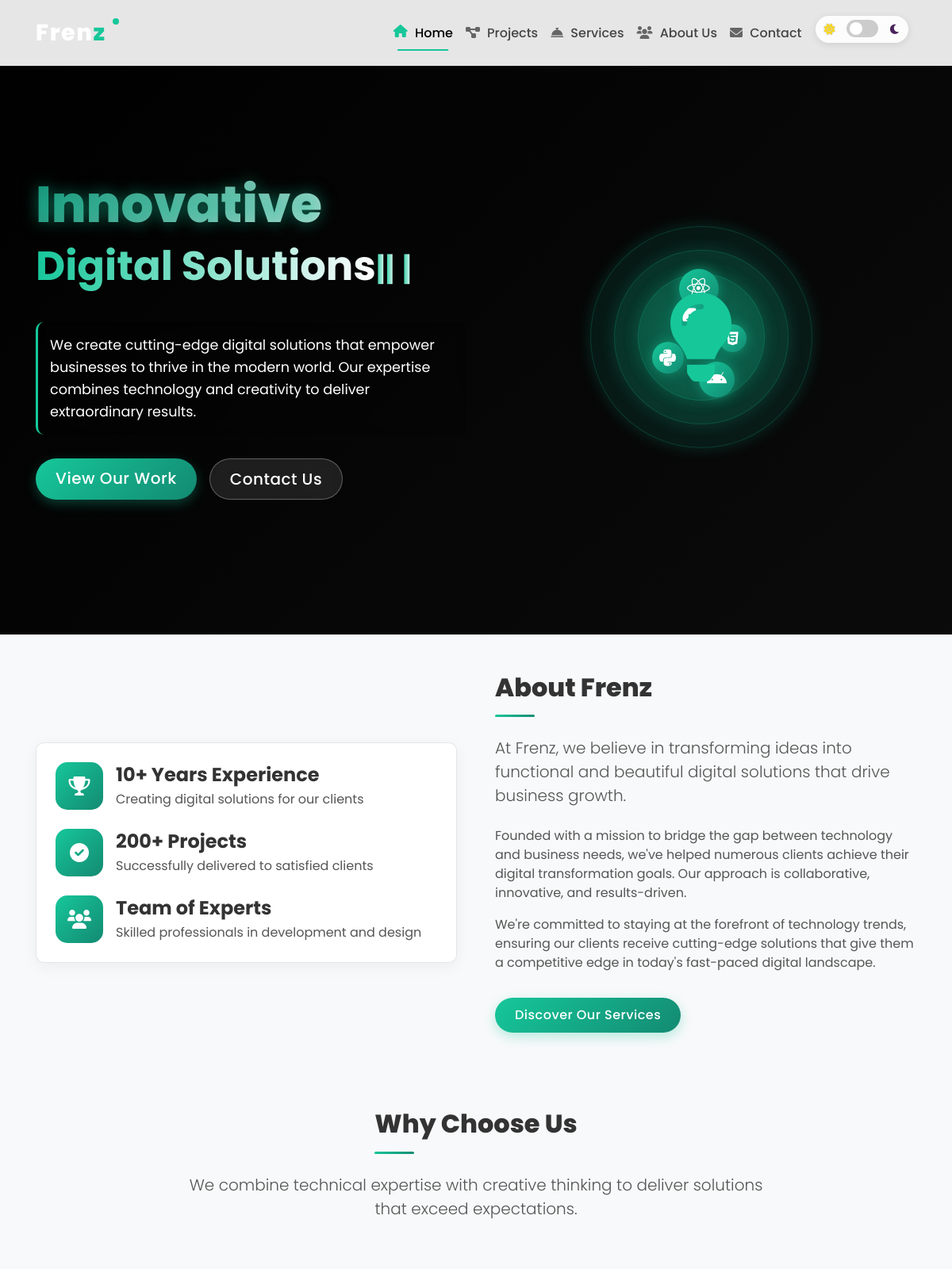
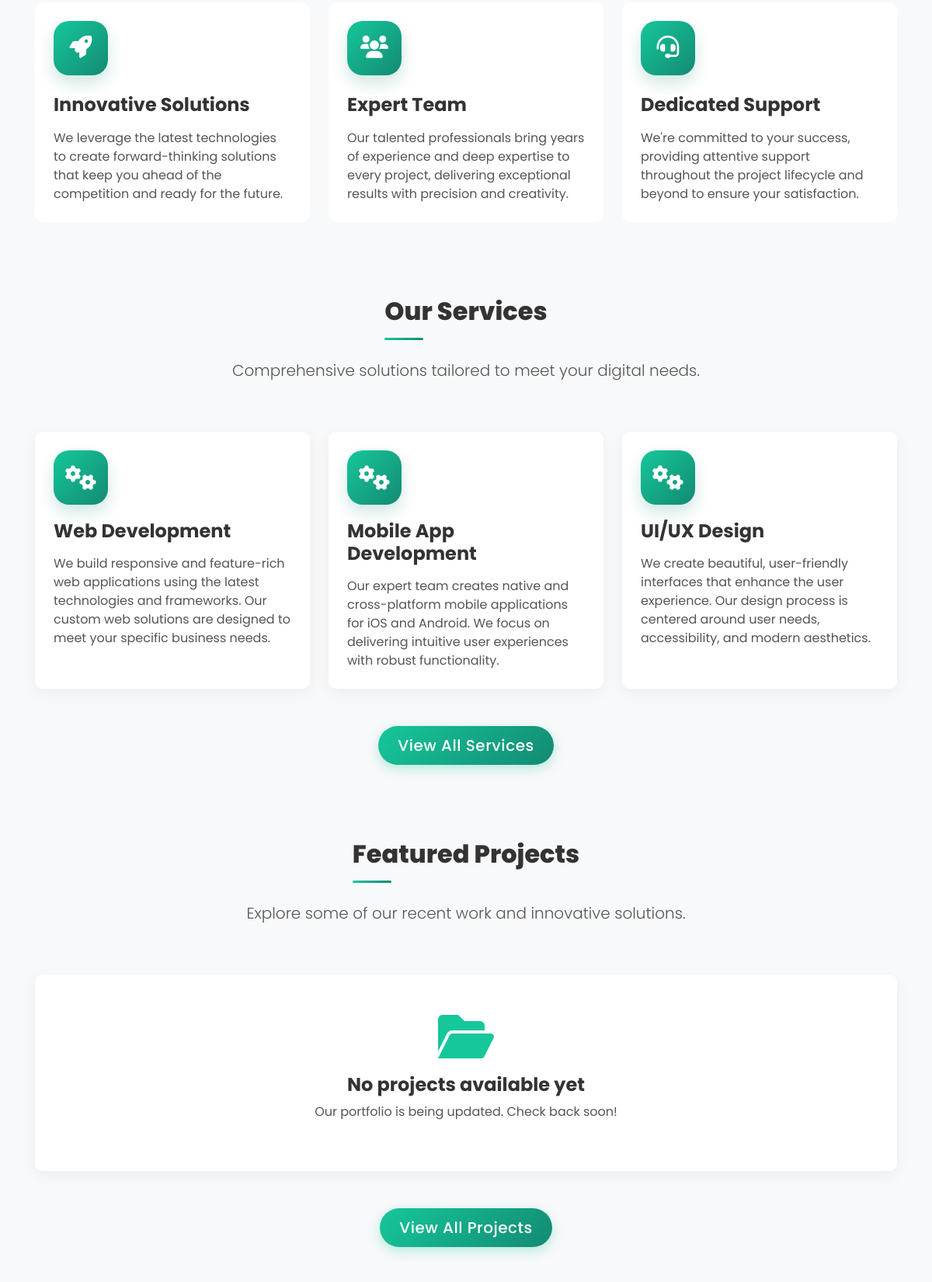
The page / (upper part) on the database its author committed (2 pictures, top to bottom).
### main_app/models.py (models this page shows, shortened)
class Service(models.Model):
    title = models.CharField(max_length=200)
    description = models.TextField()
    icon_class = models.CharField(max_length=50, help_text="Font Awesome icon class", default="fas fa-cogs")
    class Meta:
        ordering = ['id']

### main_app/views.py (the view)
# urls.py: path('', views.home, name='home'),
def home(request):
    services = Service.objects.all()[:3]  # Get first 3 services for homepage
    projects = Project.objects.all()[:3]  # Get latest 3 projects for homepage
    context = {
        'services': services,
        'projects': projects,
        'title': 'Frenz - Tech Solutions Company',
        'meta_description': 'Frenz provides web development, app development, web design, UI/UX design, and product design services.',
    }
    return render(request, 'home.html', context)

### templates/home.html (shortened to what this page needs)
{% extends 'base.html' %}
{% block content %}
<section class="hero animated-gradient">
    <div class="container">
        <div class="row align-items-center">
            <div class="col-lg-6 hero-content">
                <h1 class="hero-title display-3 mb-4" data-aos="fade-up">
                    <span class="animated-heading">Innovative</span>
                    <div class="sliding-text-container">
                        <span class="typed-text"></span>
                        <span class="typed-cursor">|</span>
                    </div>
                </h1>
                <p class="hero-subtitle" data-aos="fade-up" data-aos-delay="200">We create cutting-edge digital solutions that empower businesses to thrive in the modern world. Our expertise combines technology and creativity to deliver extraordinary results.</p>
                <div class="d-flex flex-wrap gap-3 hero-btn" data-aos="fade-up" data-aos-delay="400">
                    <a href="{% url 'projects' %}" class="btn btn-primary btn-lg">View Our Work</a>
                    <a href="{% url 'contact' %}" class="btn btn-outline-light btn-lg">Contact Us</a>
                </div>
            </div>
            <div class="col-lg-6 text-center" data-aos="fade-left" data-aos-delay="300">
                <div class="hero-image-container">
                    <div class="tech-circle tech-circle-1"></div>
                    <div class="tech-circle tech-circle-2"></div>
                    <div class="tech-circle tech-circle-3"></div>
                    <div class="innovation-graphic">
                        <div class="innovation-icon-container">
                            <i class="fas fa-lightbulb main-icon"></i>
                            <i class="fab fa-react floating-icon floating-icon-1"></i>
                            <i class="fab fa-python floating-icon floating-icon-2"></i>
                            <i class="fab fa-js-square floating-icon floating-icon-3"></i>
                            <i class="fab fa-android floating-icon floating-icon-4"></i>
                            <i class="fab fa-html5 floating-icon floating-icon-5"></i>
                        </div>
                        <div class="innovation-glow"></div>
                    </div>
                </div>
            </div>
        </div>
    </div>
</section>
<section class="py-5">
    <div class="container">
        <div class="row g-5 align-items-center">
            <div class="col-lg-6" data-aos="fade-right">
                <div class="glass-card p-4 position-relative">
                    <div class="d-flex flex-column gap-4">
                        <div class="d-flex align-items-center gap-3">
                            <div class="about-icon-box glow-effect">
                                <i class="fas fa-trophy"></i>
                            </div>
                            <div>
                                <h4 class="mb-1">10+ Years Experience</h4>
                                <p class="mb-0">Creating digital solutions for our clients</p>
                            </div>
                        </div>
                        <div class="d-flex align-items-center gap-3">
                            <div class="about-icon-box glow-effect">
                                <i class="fas fa-check-circle"></i>
                            </div>
                            <div>
                                <h4 class="mb-1">200+ Projects</h4>
                                <p class="mb-0">Successfully delivered to satisfied clients</p>
                            </div>
                        </div>
                        <div class="d-flex align-items-center gap-3">
                            <div class="about-icon-box glow-effect">
                                <i class="fas fa-users"></i>
                            </div>
                            <div>
                                <h4 class="mb-1">Team of Experts</h4>
                                <p class="mb-0">Skilled professionals in development and design</p>
                            </div>
                        </div>
                    </div>
                </div>
            </div>
            <div class="col-lg-6" data-aos="fade-left">
                <h2 class="section-heading mb-4">About Frenz</h2>
                <p class="lead mb-4">At Frenz, we believe in transforming ideas into functional and beautiful digital solutions that drive business growth.</p>
                <p>Founded with a mission to bridge the gap between technology and business needs, we've helped numerous clients achieve their digital transformation goals. Our approach is collaborative, innovative, and results-driven.</p>
                <p>We're committed to staying at the forefront of technology trends, ensuring our clients receive cutting-edge solutions that give them a competitive edge in today's fast-paced digital landscape.</p>
                <a href="{% url 'services' %}" class="btn btn-primary mt-3">Discover Our Services</a>
            </div>
        </div>
    </div>
</section>
<section class="py-5 features-section">
    <div class="container">
        <div class="row justify-content-center mb-5">
            <div class="col-lg-8 text-center">
                <h2 class="section-heading" data-aos="fade-up">Why Choose Us</h2>
                <p class="lead" data-aos="fade-up" data-aos-delay="100">We combine technical expertise with creative thinking to deliver solutions that exceed expectations.</p>
            </div>
        </div>
        <div class="row g-4">
            <div class="col-md-4" data-aos="fade-up" data-aos-delay="100">
                <div class="card feature-card h-100">
                    <div class="card-body p-4">
                        <div class="feature-icon">
                            <i class="fas fa-rocket"></i>
                        </div>
                        <h4 class="card-title mb-3">Innovative Solutions</h4>
                        <p class="card-text">We leverage the latest technologies to create forward-thinking solutions that keep you ahead of the competition and ready for the future.</p>
                    </div>
                </div>
            </div>
            <div class="col-md-4" data-aos="fade-up" data-aos-delay="200">
                <div class="card feature-card h-100">
                    <div class="card-body p-4">
                        <div class="feature-icon">
                            <i class="fas fa-users"></i>
                        </div>
                        <h4 class="card-title mb-3">Expert Team</h4>
                        <p class="card-text">Our talented professionals bring years of experience and deep expertise to every project, delivering exceptional results with precision and creativity.</p>
                    </div>
                </div>
            </div>
            <div class="col-md-4" data-aos="fade-up" data-aos-delay="300">
                <div class="card feature-card h-100">
                    <div class="card-body p-4">
                        <div class="feature-icon">
                            <i class="fas fa-headset"></i>
                        </div>
                        <h4 class="card-title mb-3">Dedicated Support</h4>
                        <p class="card-text">We're committed to your success, providing attentive support throughout the project lifecycle and beyond to ensure your satisfaction.</p>
                    </div>
                </div>
            </div>
        </div>
    </div>
</section>
<section class="py-5 services-home-section">
    <div class="container">
        <div class="row justify-content-center mb-5">
            <div class="col-lg-8 text-center">
                <h2 class="section-heading" data-aos="fade-up">Our Services</h2>
                <p class="lead" data-aos="fade-up" data-aos-delay="100">Comprehensive solutions tailored to meet your digital needs.</p>
            </div>
        </div>
        <div class="row g-4">
            {% for service in services %}
            <div class="col-md-4" data-aos="fade-up" data-aos-delay="{{ forloop.counter|add:'100' }}">
                <div class="card service-card h-100">
                    <div class="card-body p-4">
                        <div class="service-icon">
                            <i class="{{ service.icon_class }}"></i>
                        </div>
                        <h4 class="service-title">{{ service.title }}</h4>
                        <p class="service-text">{{ service.description|truncatewords:25 }}</p>
                    </div>
                </div>
            </div>
            {% empty %}
            <div class="col-12 text-center">
                <p>Our services will be available soon.</p>
            </div>
            {% endfor %}
        </div>
        <div class="text-center mt-5" data-aos="fade-up">
            <a href="{% url 'services' %}" class="btn btn-primary btn-lg">View All Services</a>
        </div>
    </div>
</section>
<section class="py-5 projects-home-section">
    <div class="container">
        <div class="row justify-content-center mb-5">
            <div class="col-lg-8 text-center">
                <h2 class="section-heading" data-aos="fade-up">Featured Projects</h2>
                <p class="lead" data-aos="fade-up" data-aos-delay="100">Explore some of our recent work and innovative solutions.</p>
            </div>
        </div>
        <div class="row g-4">
            {% for project in projects %}
            <div class="col-md-4 project-grid-item">
                <div class="card project-card h-100">
                    {% if project.image %}
                    <img src="{{ project.image.url }}" class="card-img-top" alt="{{ project.title }}">
                    {% else %}
                    <div class="bg-dark p-5 text-center" style="height: 220px;">
                        <i class="fas fa-code fa-3x" style="color: var(--bright-teal); margin-top: 70px;"></i>
                    </div>
                    {% endif %}
                    <div class="card-body p-4">
                        <h5 class="card-title fw-bold">{{ project.title }}</h5>
                        <p class="card-text">{{ project.description|truncatewords:15 }}</p>
                        <div class="mb-3 project-tech">
                            {% for tech in project.get_technologies_list %}
                            <span class="tech-badge">{{ tech }}</span>
                            {% endfor %}
                        </div>
                        <a href="{% url 'project_detail' project.slug %}" class="project-link">
                            View Project <i class="fas fa-arrow-right"></i>
                        </a>
                    </div>
                </div>
            </div>
            {% empty %}
            <div class="col-12 text-center">
                <div class="empty-projects-container">
                    <i class="fas fa-folder-open fa-4x mb-3" style="color: var(--bright-teal);"></i>
                    <h4>No projects available yet</h4>
                    <p>Our portfolio is being updated. Check back soon!</p>
                </div>
            </div>
            {% endfor %}
        </div>
        <div class="text-center mt-5" data-aos="fade-up">
            <a href="{% url 'projects' %}" class="btn btn-primary btn-lg">View All Projects</a>
        </div>
    </div>
</section>
{% endblock %}

### static/css/styles.css (style rules this page uses)
:root { --jet-black: #000000; --dark-charcoal: #2B2B2B; --bright-teal: #16C79A; --deep-sea: #138A72; --gradient-primary: linear-gradient(135deg, var(--bright-teal), var(--deep-sea)); --gradient-dark: linear-gradient(135deg, var(--jet-black), var(--dark-charcoal)); --bg-primary: #f8f9fa; --bg-secondary: #ffffff; --text-heading: #333333; --text-body: #555555; --text-muted: #777777; --card-bg: rgba(255, 255, 255, 0.95); --card-bg-alt: rgba(255, 255, 255, 0.85); --card-shadow: 0 5px 20px rgba(0, 0, 0, 0.05); --button-bg: var(--bright-teal); --border-color: rgba(0, 0, 0, 0.1); --neon-glow: 0 0 15px rgba(22, 199, 154, 0.5); --transition: all 0.3s ease; --border-radius-sm: 5px; --border-radius-md: 10px; --border-radius-lg: 20px; }
body { font-family: 'Poppins', sans-serif; color: var(--text-body); background-color: var(--bg-primary); transition: var(--transition); overflow-x: hidden; min-height: 100vh; display: flex; flex-direction: column; }
h1, h2, h3, h4, h5, h6 { color: var(--text-heading); font-weight: 700; }
.animated-gradient { background: var(--gradient-dark); background-size: 400% 400%; animation: gradient 15s ease infinite; }
.btn-primary, .btn-primary:hover, .btn-primary:focus, .btn-primary:active { background: var(--gradient-primary); border: none; color: white; padding: 10px 25px; border-radius: 50px; font-weight: 500; letter-spacing: 0.5px; transition: var(--transition); position: relative; overflow: hidden; box-shadow: 0 5px 15px rgba(22, 199, 154, 0.3); }
.btn-primary:before { content: ''; position: absolute; top: 0; left: -100%; width: 100%; height: 100%; background: linear-gradient(90deg, transparent, rgba(255, 255, 255, 0.2), transparent); transition: all 0.6s ease; }
.btn-outline-light { background: rgba(255, 255, 255, 0.1); border: 1px solid rgba(255, 255, 255, 0.3); color: white; padding: 10px 25px; border-radius: 50px; font-weight: 500; letter-spacing: 0.5px; transition: var(--transition); backdrop-filter: blur(5px); }
.hero { padding-top: 150px; padding-bottom: 100px; color: white; position: relative; overflow: hidden; }
.hero-title { font-weight: 800; margin-bottom: 20px; }
.hero-subtitle { font-size: 1.1rem; margin-bottom: 30px; opacity: 0.9; line-height: 1.6; }
.hero-btn { margin-top: 30px; }
.section-heading { position: relative; display: inline-block; font-weight: 800; margin-bottom: 1.5rem; color: var(--text-heading); }
.section-heading:after { content: ''; display: block; width: 50px; height: 3px; background: var(--gradient-primary); margin-top: 15px; border-radius: 3px; }
.glass-card { background: var(--card-bg); border-radius: var(--border-radius-md); padding: 30px; box-shadow: var(--card-shadow); transition: var(--transition); border: 1px solid var(--border-color); backdrop-filter: blur(10px); }
.glow-effect { position: relative; }
.service-card { background: var(--card-bg); border: none; border-radius: var(--border-radius-md); overflow: hidden; transition: var(--transition); height: 100%; box-shadow: var(--card-shadow); }
.service-icon { width: 70px; height: 70px; display: flex; align-items: center; justify-content: center; font-size: 2rem; color: white; background: var(--gradient-primary); border-radius: 20px; margin-bottom: 20px; transition: all 0.5s ease; box-shadow: 0 10px 20px rgba(19, 138, 114, 0.2); }
.service-title { font-size: 1.5rem; font-weight: 700; margin-bottom: 15px; color: var(--text-heading); }
.service-text { color: var(--text-body); margin-bottom: 0; }
.typed-cursor { font-size: 2.5rem; color: var(--bright-teal); }
.container { width: 100%; padding-right: 15px; padding-left: 15px; margin-right: auto; margin-left: auto; }
@media (min-width: 1200px) { .container { max-width: 1140px; } }
html, body { overflow-x: hidden; width: 100%; }
h1, h2, h3, h4, h5, h6, p { word-wrap: break-word; }

### templates/base.html (style rules this page uses)
.btn { position: relative; overflow: hidden; }

### rows shown on the page
Service: title "Web Development", description "We build responsive and feature-rich web applications using the latest technologies and frameworks. Our custom web solutions are designed to meet your specific business needs."
Service: title "Mobile App Development", description "Our expert team creates native and cross-platform mobile applications for iOS and Android. We focus on delivering intuitive user experiences with robust functionality."
Service: title "UI/UX Design", description "We create beautiful, user-friendly interfaces that enhance the user experience. Our design process is centered around user needs, accessibility, and modern aesthetics."
